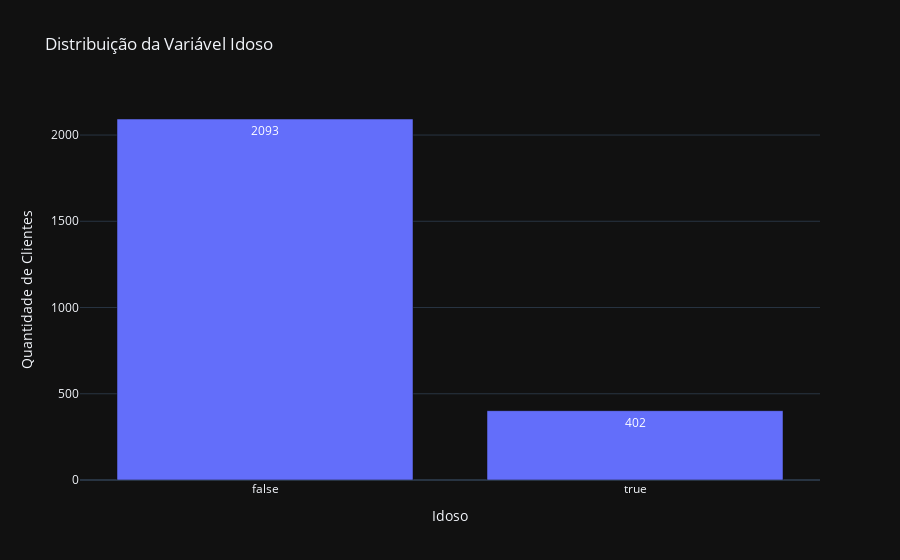

Write notebook code for a chart like this one.
### Code cell
# ---------- Contagem da variável. ----------
contagem = df['Idoso'].value_counts().reset_index()
contagem.columns = ['Idoso', 'Quantidade']

# Plotando o gráfico.
fig = px.bar(contagem,x='Idoso',y='Quantidade',text='Quantidade',title='Distribuição da Variável Idoso')


fig.update_layout(
    xaxis_title='Idoso',
    yaxis_title='Quantidade de Clientes')
fig.show()

### Figure 1 — Plotly figure (JSON) as saved in the notebook; plotly's stock layout.template omitted (floating-point values rounded to 4 significant figures)
{"data": [{"hovertemplate": "Idoso=%{x}<br>Quantidade=%{text}<extra></extra>", "legendgroup": "", "marker": {"color": "#636efa", "pattern": {"shape": ""}}, "name": "", "orientation": "v", "showlegend": false, "text": [2093.0, 402.0], "textposition": "auto", "x": [false, true], "xaxis": "x", "y": [2093, 402], "yaxis": "y", "type": "bar"}], "layout": {"xaxis": {"anchor": "y", "domain": [0.0, 1.0], "title": {"text": "Idoso"}}, "yaxis": {"anchor": "x", "domain": [0.0, 1.0], "title": {"text": "Quantidade de Clientes"}}, "legend": {"tracegroupgap": 0}, "title": {"text": "Distribuição da Variável Idoso"}, "barmode": "relative"}}
